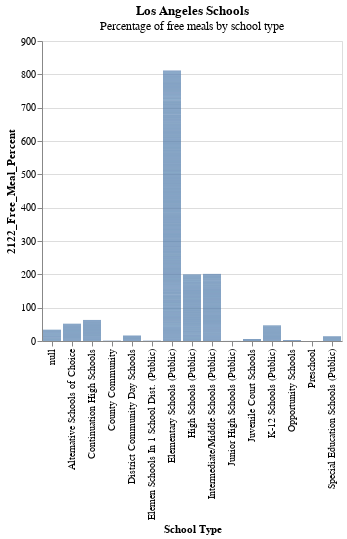

The code cell stored with this chart in its notebook:
### Markdown cell above
## LA School free meals by type of School

### Code cell
alt.Chart(LA_schools_2122).mark_bar().encode(
    x='School Type',
    y='2122_Free_Meal_Percent'
).properties(
    title={
        'text': 'Los Angeles Schools',
        'subtitle' : ['Percentage of free meals by school type']
    }
)

### Figure 1 — Vega-Lite specification as saved in the notebook (floating-point values rounded to 4 significant figures; data arrays with more than 128 entries replaced by an {"elided": "..."} marker saying what was removed)
{"config": {"view": {"continuousWidth": 400, "continuousHeight": 300}}, "data": {"name": "data-37c2d74ed9ecd43b54f5d9a9abaa451f"}, "mark": "bar", "encoding": {"x": {"type": "nominal", "field": "School Type"}, "y": {"type": "quantitative", "field": "2122_Free_Meal_Percent"}}, "title": {"text": "Los Angeles Schools", "subtitle": ["Percentage of free meals by school type"]}, "$schema": "https://vega.github.io/schema/vega-lite/v4.8.1.json", "datasets": {"data-37c2d74ed9ecd43b54f5d9a9abaa451f": {"elided": "2279 records"}}}
